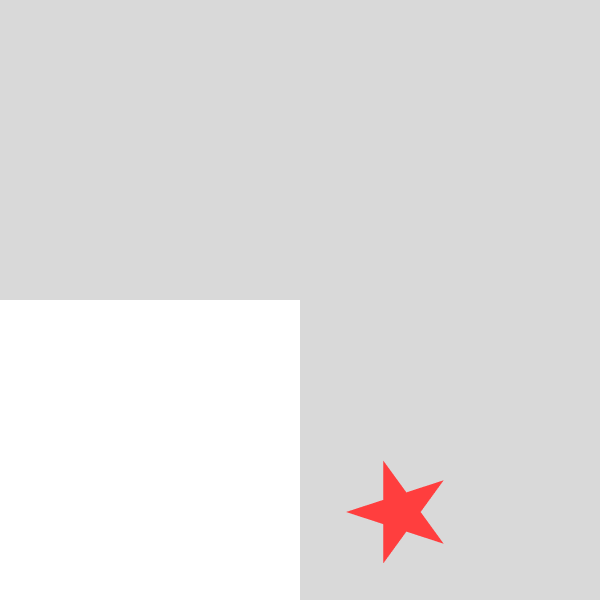
#> input picture hasil_image.png, 600 x 600 px
$ python '1_ekualisasi histogram.py'
#> lines starting #> are read from the running program, lines starting #| are printed output that depends on the picture
# ==============================
# 📘 EKUALISASI HISTOGRAM + HISTOGRAM OUTPUT
# ==============================
import numpy as np
import cv2
import matplotlib.pyplot as plt
import os

# === 1. INPUT GAMBAR ===
path = input("Masukkan nama/path gambar: ")
#> the answer given: ../hasil_image.png

# Baca sebagai grayscale
img = cv2.imread(path, cv2.IMREAD_GRAYSCALE)
#> img: shape (600, 600); min 119, max 255, mean 225.6

if img is None:
    print("\n❌ Gambar tidak ditemukan! Periksa kembali nama atau path file.")
    exit()

# === 2. INFORMASI GAMBAR ===
h, w = img.shape
#> h = 600; w = 600
k = 8
L = 2**k   # 256 level
total_pixel = w * h
#> total_pixel = 360000
ukuran_file = round(os.path.getsize(path) / 1024, 2)
rasio_aspek = round(w / h, 2)
#> rasio_aspek = 1

print("\n📌 Informasi Gambar:")
print(f"- Resolusi        : {w} x {h} piksel")
#| - Resolusi        : 600 x 600 piksel
print(f"- Kedalaman warna : {k} bit (grayscale)")
print(f"- Jumlah pixel    : {total_pixel}")
#| - Jumlah pixel    : 360000
print(f"- Rasio aspek     : {rasio_aspek} (lebar/tinggi)")
#| - Rasio aspek     : 1.0 (lebar/tinggi)
print(f"- Ukuran file     : {ukuran_file} KB")

# === 3. HITUNG HISTOGRAM ===
hist, _ = np.histogram(img.flatten(), bins=L, range=[0, L])
#> hist = 256 values, max 266544 at index 217, min 0 at index 0, mean 1406.2

# === 4. HITUNG CDF (Ci) ===
cdf = hist.cumsum()
#> cdf = 256 values from 0 to 360000

# === 5. RUMUS BUKU: Ko = round( Ci * (2^k - 1) / (w * h) ) ===
Ko = np.round((cdf * (L - 1)) / total_pixel).astype(np.uint8)
#> Ko = 256 values from 0 to 255

# === 6. BUAT GAMBAR HASIL EKUALISASI ===
img_equalized = Ko[img]
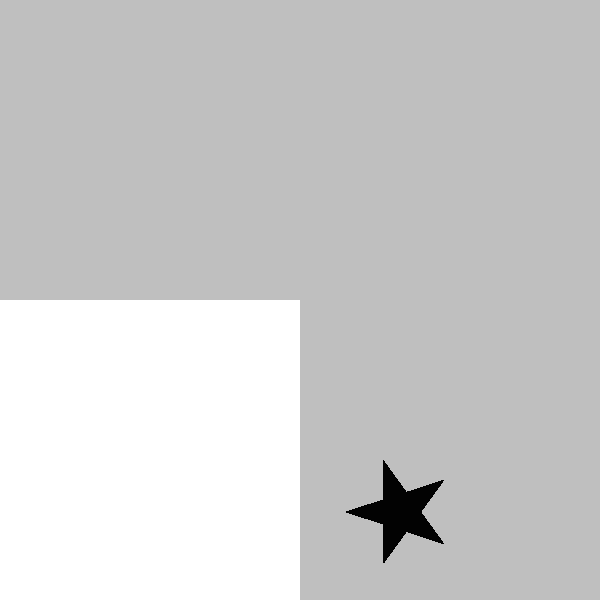
#> img_equalized: shape (600, 600); min 2, max 255, mean 205.2

# === 7. SIMPAN KE FILE TXT ===
output_txt = "hasil_perhitungan_ekualisasi.txt"
with open(output_txt, "w", encoding="utf-8") as f:
    f.write("=== HASIL PERHITUNGAN EKUALISASI HISTOGRAM ===\n")
    f.write(f"File gambar: {path}\n")
    f.write(f"Resolusi   : {w} x {h}\n")
    f.write(f"Jumlah pixel: {total_pixel}\n")
    f.write(f"Skala keabuan (k): {k} bit\n")
    f.write(f"L = {L}\n\n")
    f.write(f"{'Nilai Keabuan':<15}{'Frekuensi (fi)':<20}{'Ci (CDF)':<20}{'Nilai Baru (Ko)':<20}\n")
    f.write("="*75 + "\n")

    for i in range(L):
        if hist[i] > 0:
            f.write(f"{i:<15}{hist[i]:<20}{cdf[i]:<20}{Ko[i]:<20}\n")

print(f"\n📄 Data ekualisasi berhasil disimpan ke: {output_txt}")

# === 8. TAMPILKAN CITRA DAN HISTOGRAM ===
plt.figure(figsize=(12,6))

plt.subplot(2,2,1)
plt.imshow(img, cmap='gray')
plt.title("Citra Asli")
plt.axis("off")

plt.subplot(2,2,2)
plt.imshow(img_equalized, cmap='gray')
plt.title("Citra Setelah Ekualisasi")
plt.axis("off")

plt.subplot(2,2,3)
plt.hist(img.flatten(), bins=256, range=[0,256], color='gray')
plt.title("Histogram Asli")
plt.xlabel("Intensitas Piksel")
plt.ylabel("Frekuensi")

plt.subplot(2,2,4)
plt.hist(img_equalized.flatten(), bins=256, range=[0,256], color='gray')
plt.title("Histogram Setelah Ekualisasi")
plt.xlabel("Intensitas Piksel")
plt.ylabel("Frekuensi")

plt.tight_layout()
plt.show()
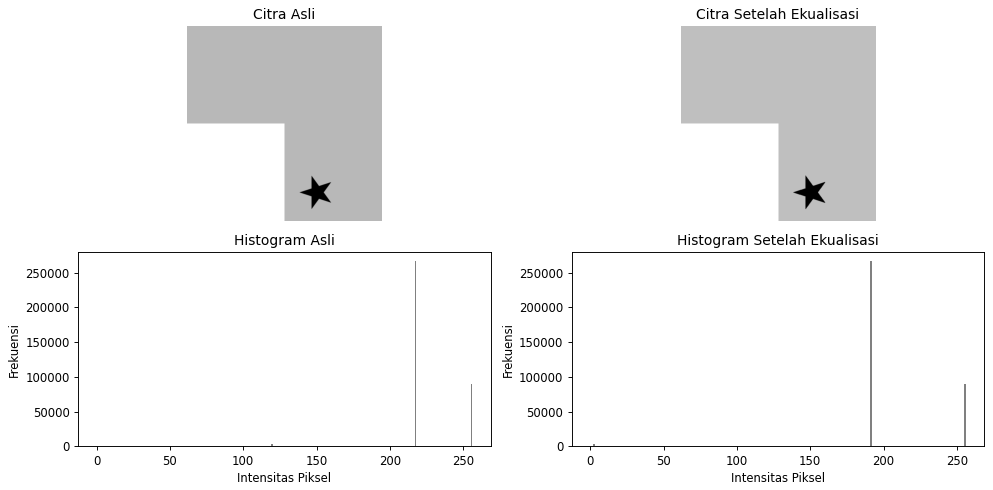
#> figure drawn by matplotlib, 4 panels; panel 3: tallest bar 266544 high, from x = 217 to 218; panel 4: tallest bar 266544 high, from x = 191 to 192

# === 9. SIMPAN GAMBAR ===
cv2.imwrite("hasil_ekualisasi.jpg", img_equalized)
print("💾 Hasil citra disimpan sebagai: hasil_ekualisasi.jpg")
